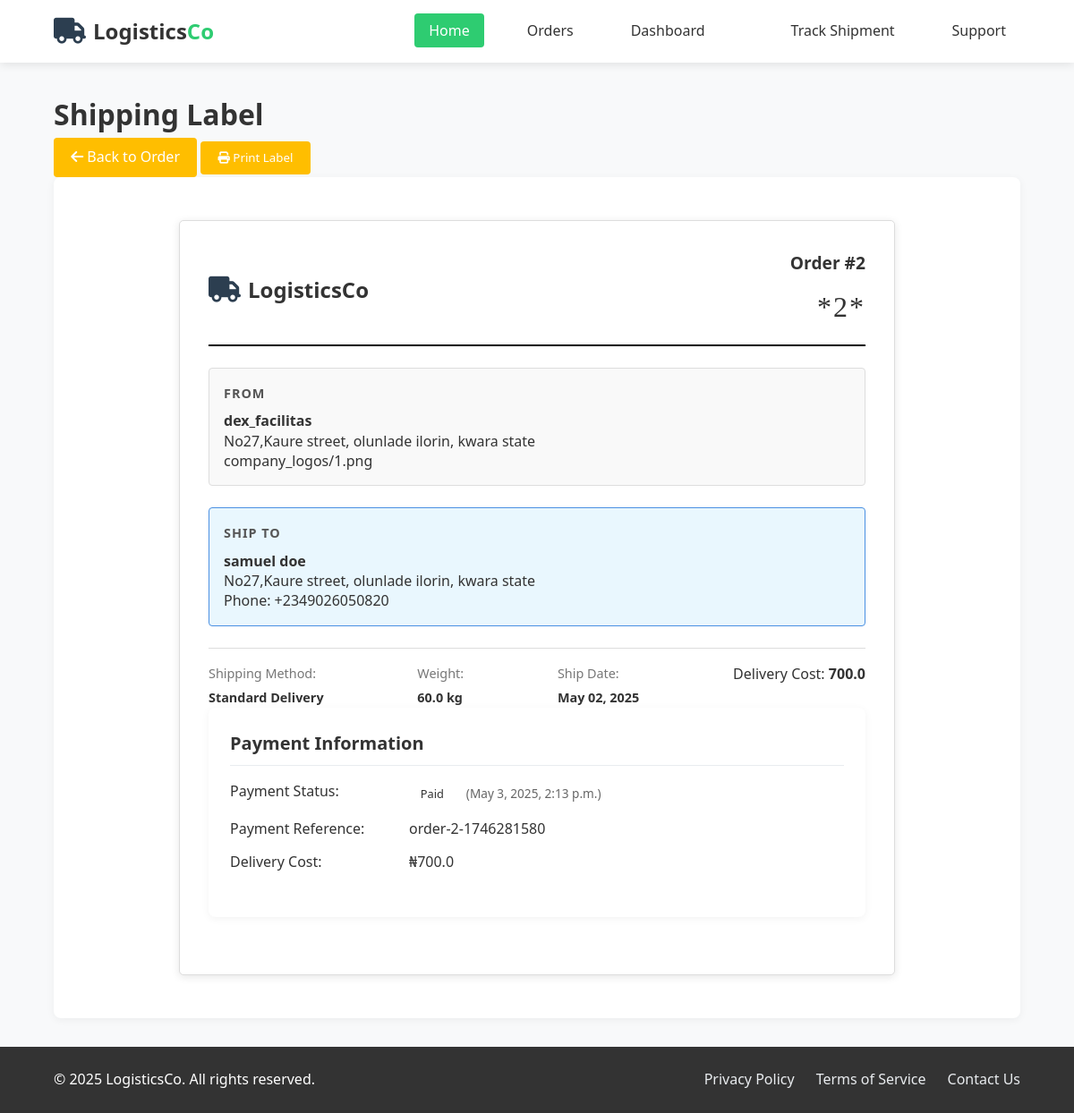
Screenshot of /orders/2/label/ with the database file from the repository.
### orders/models.py (models this page shows, shortened)
class Order(models.Model):
    company = models.ForeignKey(Company, related_name='orders', on_delete=models.CASCADE)
    client_name = models.CharField(max_length=100,default="no recipient")
    client_phone = models.CharField(max_length=15,default=000)
    client_email = models.EmailField(blank=True, null=True)
    delivery_address = models.TextField()
    ordered_at = models.DateTimeField(auto_now_add=True)
    delivery_time = models.DateTimeField()
    weight=models.FloatField(max_length=4,default=30.9)
    delivery_cost=models.FloatField(max_length=10,default=600)
    payment_status = models.CharField(max_length=20, choices=PAYMENT_STATUS_CHOICES,default='pending',verbose_name='Payment Status')
    payment_reference = models.CharField(max_length=100,blank=True,null=True,verbose_name='Payment Reference')
    payment_date = models.DateTimeField(blank=True,null=True,verbose_name='Payment Date')
    status = models.CharField(max_length=10,choices=STATUS_CHOICES,default=PENDING,)

class Company(models.Model):
    user = models.OneToOneField(CustomUser, on_delete=models.CASCADE, related_name='company_profile')
    name = models.CharField(max_length=100)
    address = models.TextField()
    logo = models.ImageField(upload_to='company_logos/', null=True, blank=True)

### orders/views.py (the view)
# urls.py: path('orders/<int:order_id>/label/', views.print_label, name='print_label'),
def print_label(request, order_id):
    order = get_object_or_404(Order, id=order_id)
    context = {
        'order': order,
    }
    return render(request, 'orders/print_label.html', context)

### orders/templates/orders/print_label.html (shortened to what this page needs)
{% extends "base.html" %}
{% block content %}
<div class="page-header">
    <h1>Shipping Label</h1>
    <div class="actions">
        <a href="{% url 'order_detail' order.id %}" class="btn btn-outline">
            <i class="fas fa-arrow-left"></i> Back to Order
        </a>
        <button class="btn" onclick="window.print()">
            <i class="fas fa-print"></i> Print Label
        </button>
    </div>
</div>
<div class="card">
    <div class="label-container" id="printableArea">
        <div class="shipping-label">
            <div class="label-header">
                <div class="logo">
                    <i class="fas fa-truck"></i> LogisticsCo
                </div>
                <div class="order-number">
                    <span>Order #{{ order.id }}</span>
                    <div class="barcode">
                        *{{ order.id }}*
                    </div>
                </div>
            </div>
            <div class="label-section">
                <div class="section-title">FROM</div>
                <div class="address">
                    <strong>{{ order.company.name|default:"LogisticsCo" }}</strong><br>
                    {{ order.company.address|default:"123 Logistics Way" }}<br>
                    {{ order.company.logo|default:"555-123-4567" }}
                </div>
            </div>
            <div class="label-section to-section">
                <div class="section-title">SHIP TO</div>
                <div class="address">
                    <strong>{{ order.client_name }}</strong><br>
                    {{ order.delivery_address }}<br>
                    {% if order.client_phone %}
                    Phone: {{ order.client_phone }}
                    {% endif %}
                </div>
            </div>
            <div class="label-footer">
                <div class="shipping-method">
                    <span>Shipping Method:</span>
                    <strong>{{ order.shipping_method|default:"Standard Delivery" }}</strong>
                </div>
                <div class="weight">
                    <span>Weight:</span>
                    <strong>{{ order.weight|default:"0.0" }} kg</strong>
                </div>
                <div class="date">
                    <span>Ship Date:</span>
                    <strong>{{ order.ordered_at|date:"M d, Y" }}</strong>
                </div>
                <div class="delivery_cost">
                    <span>Delivery Cost:</span>
                    <strong>{{ order.delivery_cost|default:"0.00" }}</strong>
                </div>
            </div>
            <div class="card mt-4">
                <div class="card-header">
                    <h3 class="card-title">Payment Information</h3>
                </div>
                <div class="card-body">
                    <div class="payment-info">
                        <div class="info-row">
                            <div class="info-label">Payment Status:</div>
                            <div class="info-value">
                                {% if order.payment_status == 'paid' %}
                                    <span class="badge badge-success">Paid</span>
                                    {% if order.payment_date %}
                                        <span class="payment-date">({{ order.payment_date|date:"F j, Y, g:i a" }})</span>
                                    {% endif %}
                                {% elif order.payment_status == 'pending' %}
                                    <span class="badge badge-warning">Pending</span>
                                {% elif order.payment_status == 'failed' %}
                                    <span class="badge badge-danger">Failed</span>
                                {% else %}
                                    <span class="badge badge-secondary">{{ order.payment_status|title }}</span>
                                {% endif %}
                            </div>
                        </div>
                        {% if order.payment_reference %}
                        <div class="info-row">
                            <div class="info-label">Payment Reference:</div>
                            <div class="info-value">{{ order.payment_reference }}</div>
                        </div>
                        {% endif %}
                        <div class="info-row">
                            <div class="info-label">Delivery Cost:</div>
                            <div class="info-value">₦{{ order.delivery_cost }}</div>
                        </div>
                    </div>
                </div>
            </div>
        </div>
    </div>
</div>
{% endblock %}

### delivery_service/templates/base.html (style rules this page uses)
:root { --primary: #ffbe00; --secondary: #2ecc71; --dark: #333; --light: #f8f9fa; --gray: #e9ecef; --white: #ffffff; }
* { margin: 0; padding: 0; box-sizing: border-box; font-family: 'Segoe UI', Tahoma, Geneva, Verdana, sans-serif; }
body { background-color: var(--light); color: var(--dark); line-height: 1.6; }
.logo { display: flex; align-items: center; font-weight: 700; font-size: 1.5rem; color: var(--dark); text-decoration: none; }
.logo i { color: var(--primary); margin-right: 0.5rem; font-size: 1.8rem; }
.card { background-color: var(--white); border-radius: 8px; box-shadow: 0 2px 10px rgba(0, 0, 0, 0.05); padding: 1.5rem; margin-bottom: 1.5rem; transition: transform 0.3s ease; }
.card-header { display: flex; justify-content: space-between; align-items: center; margin-bottom: 1rem; padding-bottom: 0.5rem; border-bottom: 1px solid var(--gray); }
.card-title { font-size: 1.25rem; font-weight: 600; color: var(--dark); }
.btn { display: inline-block; padding: 0.6rem 1.2rem; background-color: var(--primary); color: var(--white); border: none; border-radius: 4px; font-weight: 500; cursor: pointer; text-decoration: none; transition: all 0.3s ease; }
.badge { display: inline-block; padding: 0.3rem 0.8rem; border-radius: 20px; font-size: 0.8rem; font-weight: 500; }

### orders/templates/orders/print_label.html (style rules this page uses)
.label-container { padding: 1.5rem; display: flex; justify-content: center; }
.shipping-label { width: 800px; max-width: 100%; border: 1px solid #ddd; border-radius: 5px; padding: 2rem; box-shadow: 0 2px 10px rgba(0, 0, 0, 0.1); background-color: white; font-family: Arial, sans-serif; position: relative; }
.label-header { display: flex; justify-content: space-between; align-items: center; padding-bottom: 1rem; border-bottom: 2px solid #000; margin-bottom: 1.5rem; }
.logo { font-size: 1.5rem; font-weight: bold; }
.logo i { color: #2c3e50; margin-right: 0.5rem; }
.order-number { text-align: right; }
.order-number span { font-size: 1.2rem; font-weight: bold; }
.barcode { font-family: 'Libre Barcode 39', cursive; font-size: 2rem; margin-top: 0.5rem; letter-spacing: 2px; }
.label-section { margin-bottom: 1.5rem; padding: 1rem; border: 1px solid #ddd; border-radius: 4px; background-color: #f9f9f9; }
.to-section { background-color: #e9f7fe; border-color: #4a90e2; }
.section-title { font-weight: bold; font-size: 0.9rem; margin-bottom: 0.5rem; color: #555; letter-spacing: 1px; }
.address { line-height: 1.4; }
.label-footer { display: flex; justify-content: space-between; margin-top: 1.5rem; padding-top: 1rem; border-top: 1px solid #ddd; }
.shipping-method, .weight, .date { font-size: 0.9rem; }
.shipping-method span, .weight span, .date span { color: #777; display: block; margin-bottom: 0.25rem; }
.payment-info { margin-bottom: 1.5rem; }
.info-row { display: flex; margin-bottom: 0.75rem; }
.info-label { font-weight: 500; width: 40%; max-width: 200px; }
.info-value { flex: 1; }
.payment-date { font-size: 0.85rem; color: #666; margin-left: 0.5rem; }

### rows the page displays
Order: id "2", company.name "dex_facilitas", company.address "No27,Kaure street, olunlade ilorin, kwara state", company.logo "company_logos/1.png", client_name "samuel doe", delivery_address "No27,Kaure street, olunlade ilorin, kwara state", client_phone "+2349026050820", weight "60.0", ordered_at "May 02, 2025", delivery_cost "700.0", payment_date "May 3, 2025, 2:13 p.m.", payment_reference "order-2-1746281580"

### other values shown
{{ order.shipping_method|default:"Standard Delivery" }} "Standard Delivery"
